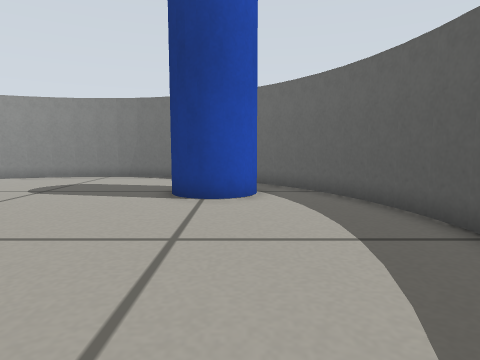
view 1 (above)

12 first-person views from a walk through a robot-simulator world made for Gazebo. The camera is 0.27 m above the floor, tilts 6° down and sees 75° across. The floor is counted in squares, 0.2 m on a side. Each view is taken from the middle of a square. On the plan, view 1 faces up. The plan holds only what a view shows up to about 14 squares ahead; the rest is blank.

view 2
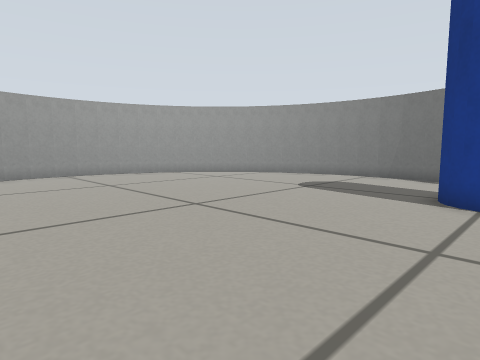

view 3
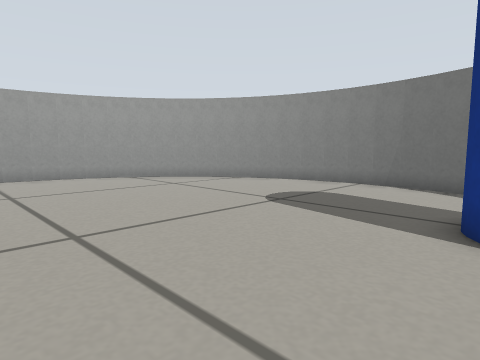

view 4
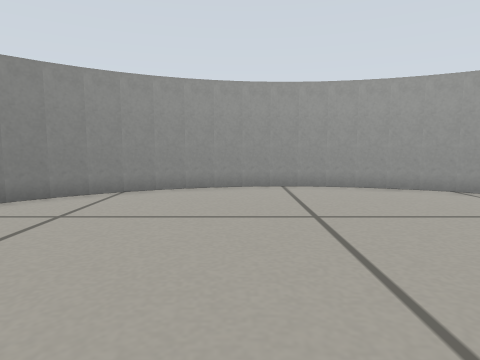

view 5
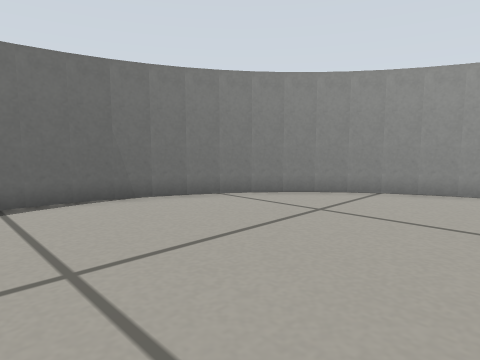

view 6
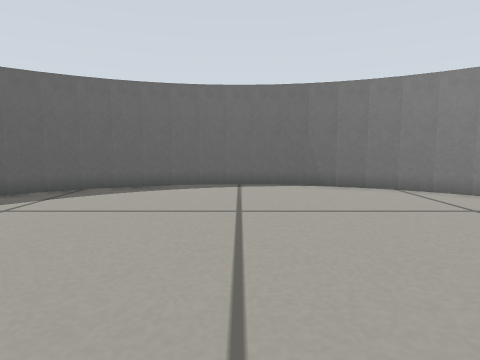

view 7
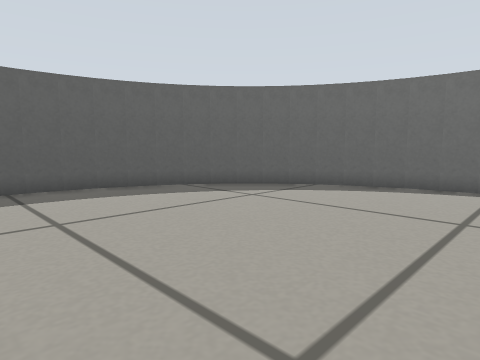

view 8
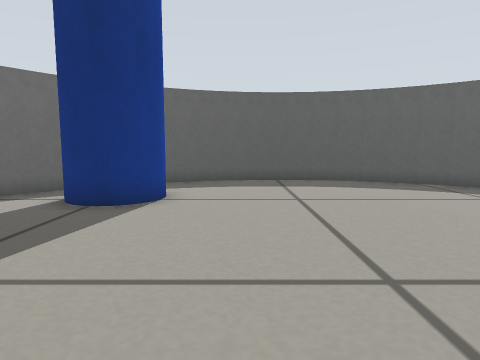

view 9
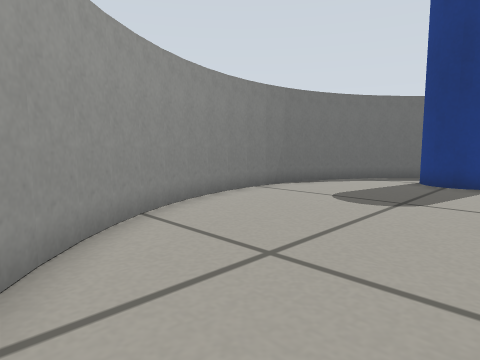

view 10
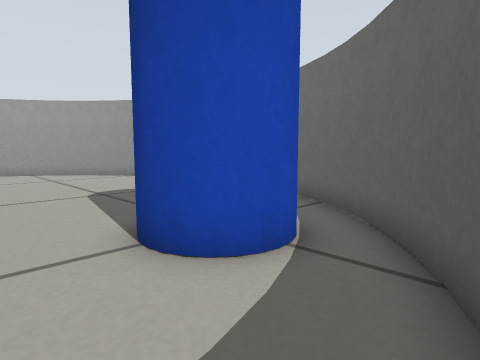

view 11
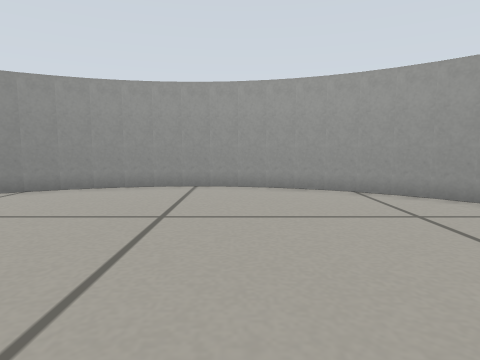

view 12
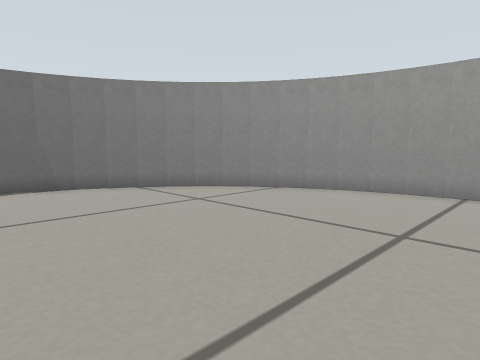

### Floor plan
Points are (right, up) in squares from view 1. A wall is a line through its corners. A room is listed if a view was taken in it or the views show most of it. See-through windows are left out.
Room 1 (views 1, 2, 3, 4, 5, 6, 7, 8, 9, 10, 11, 12)
walls: (-9.2, 13.6) (-10.2, 13.3); (-6.4, 14.2) (-7.4, 14.1) (-8.4, 13.9); (-2.7, 13.6) (-3.7, 14); (-5.5, 14.2) (-6.5, 14.2); (-3.6, 13.9) (-4.6, 14.1); (-4.5, 14.1) (-5.6, 14.2); (-10.1, 13.3) (-11.1, 12.8); (-1.7, 13.2) (-2.8, 13.7); (-8.2, 14) (-9.3, 13.6); (-1, 12.8) (-1.8, 13.3); (-10.9, 12.9) (-11.8, 12.3); (-0.1, 12.2) (-1.1, 12.9); (-12.5, 11.7) (-13.2, 11); (-11.7, 12.4) (-12.6, 11.7); (-13.1, 11.1) (-13.8, 10.2); (1.2, 11) (0.5, 11.7); (-13.7, 10.4) (-14.4, 9.5); (0.6, 11.7) (-0.3, 12.4); (-14.3, 9.5) (-14.8, 8.6); (1.9, 10.2) (1.2, 11.1); (2.8, 8.5) (2.3, 9.5); (2.4, 9.4) (1.8, 10.3); (-14.7, 8.8) (-15.2, 7.7); (-15.1, 7.8) (-15.4, 6.9) (-15.6, 5.9); (3.4, 6.8) (3.1, 7.8); (3.2, 7.8) (2.8, 8.7); (-15.6, 6) (-15.7, 4.9); (-15.7, 5) (-15.7, 4); (3.7, 4.9) (3.6, 5.9) (3.4, 6.9); (-15.7, 4.2) (-15.6, 3); (3.7, 4) (3.7, 5); (-15.6, 3.2) (-15.4, 2.1); (3.6, 3) (3.7, 4.1); (-15.4, 2.2) (-15.1, 1.2); (3.4, 2) (3.6, 3.1); (3.1, 1.1) (3.4, 2.2); (-15.2, 1.3) (-14.8, 0.3); (-14.8, 0.4) (-14.3, -0.5); (2.8, 0.3) (3.1, 1.2); (1.8, -1.3) (2.3, -0.5) (2.8, 0.4); (-14.4, -0.5) (-13.8, -1.3) (-13.2, -2) (-12.5, -2.7); (1.1, -2.1) (1.9, -1.2); (-12.6, -2.6) (-11.7, -3.3); (-0.3, -3.3) (0.5, -2.7); (0.4, -2.8) (1.2, -2); (-11.8, -3.3) (-11, -3.8); (-1.1, -3.9) (-0.1, -3.2); (-3.7, -4.9) (-2.7, -4.6); (-1.9, -4.3) (-0.9, -3.8); (-11.1, -3.8) (-10.1, -4.3); (-4.7, -5.1) (-3.6, -4.9); (-9.4, -4.6) (-8.3, -4.9); (-8.4, -4.9) (-7.4, -5.1); (-10.2, -4.3) (-9.3, -4.6); (-5.6, -5.2) (-4.5, -5.1); (-7.5, -5.1) (-6.4, -5.2); (-6.5, -5.2) (-5.5, -5.2); (-2.7, -4.7) (-1.8, -4.3)
objects: blue cylinder (-2, 8) to (0, 10)

Positions as (right, up) in squares from view 1, and headings:
1: (0, 0), facing up
2: (0, 0), facing up-left
3: (-1, 3), facing up-left
4: (-5, 3), facing left
5: (-5, 3), facing down-left
6: (-6, 6), facing down
7: (-7, 6), facing down-right
8: (-9, 6), facing right
9: (-14, 7), facing up-right
10: (3, 6), facing up-left
11: (-5, 6), facing left
12: (-6, 6), facing down-left
